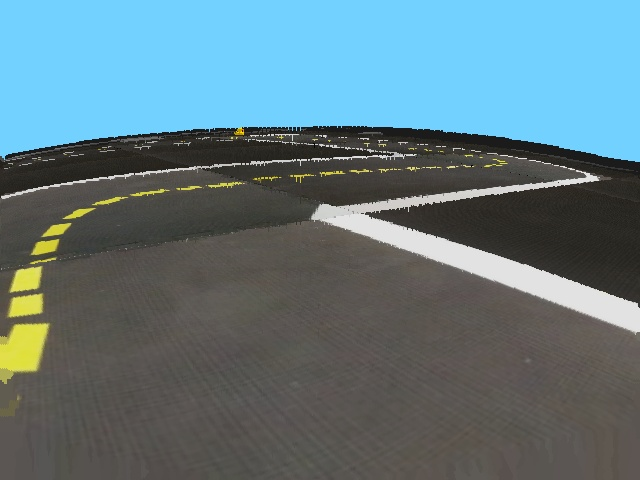
#> input picture Images/image4.png, 640 x 480 px, found by its file name
$ python Computer_vision.py
#> lines starting #> are read from the running program, lines starting #| are printed output that depends on the picture; after the words box and inside, x2 and y2 are one past the last pixel; in counts of white or black regions, pixels touching at a corner belong together
### line_detector/line_detector.py
import cv2
import numpy as np
from collections import namedtuple

Detections = namedtuple('Detections',
                        ['lines', 'normals', 'area', 'centers'])


class LineDetectorHSV():
    """ LineDetectorHSV """

    def __init__(self):
        # Images to be processed
        self.bgr = np.empty(0)
        self.hsv = np.empty(0)
        self.edges = np.empty(0)

        self.dilation_kernel_size = 3
        self.canny_thresholds = np.array([80, 200])
        self.hough_threshold = 2
        self.hough_min_line_length = 3
        self.hough_max_line_gap = 1

        self.hsv_white1 = np.array([0, 0, 150])
        self.hsv_white2 = np.array([180, 100, 255])
        self.hsv_yellow1 = np.array([25, 140, 100])
        self.hsv_yellow2 = np.array([45, 255, 255])
        self.hsv_red1 = np.array([0, 140, 100])
        self.hsv_red2 = np.array([15, 255, 255])
        self.hsv_red3 = np.array([165, 140, 100])
        self.hsv_red4 = np.array([180, 255, 255])

    def _colorFilter(self, color):
        # threshold colors in HSV space
        if color == 'white':
            bw = cv2.inRange(self.hsv, self.hsv_white1, self.hsv_white2)
        elif color == 'yellow':
            bw = cv2.inRange(self.hsv, self.hsv_yellow1, self.hsv_yellow2)
        elif color == 'red':
            bw1 = cv2.inRange(self.hsv, self.hsv_red1, self.hsv_red2)
            bw2 = cv2.inRange(self.hsv, self.hsv_red3, self.hsv_red4)
            bw = cv2.bitwise_or(bw1, bw2)
        else:
            raise Exception('Error: Undefined color strings...')

        # binary dilation
        kernel = cv2.getStructuringElement(cv2.MORPH_ELLIPSE, (self.dilation_kernel_size, self.dilation_kernel_size))
        bw = cv2.dilate(bw, kernel)

        # refine edge for certain color
        edge_color = cv2.bitwise_and(bw, self.edges)

        return bw, edge_color

    def _findEdge(self, gray):
        edges = cv2.Canny(gray, self.canny_thresholds[0], self.canny_thresholds[1], apertureSize=3)

        return edges

    def _HoughLine(self, edge):
        lines = cv2.HoughLinesP(edge, 1, np.pi / 180, self.hough_threshold, np.empty(1), self.hough_min_line_length,
                                self.hough_max_line_gap)
        if lines is not None:
            lines = np.array(lines[:, 0])
        else:
            lines = []
        return lines

    def _checkBounds(self, val, bound):
        val[val < 0] = 0
        val[val >= bound] = bound - 1
        return val

    def _correctPixelOrdering(self, lines, normals):
        flag = ((lines[:, 2] - lines[:, 0]) * normals[:, 1] - (lines[:, 3] - lines[:, 1]) * normals[:, 0]) > 0
        for i in range(len(lines)):
            if flag[i]:
                x1, y1, x2, y2 = lines[i, :]
                lines[i, :] = [x2, y2, x1, y1]

    def _findNormal(self, bw, lines):
        normals = []
        centers = []
        if len(lines) > 0:
            length = np.sum((lines[:, 0:2] - lines[:, 2:4]) ** 2, axis=1, keepdims=True) ** 0.5
            dx = 1. * (lines[:, 3:4] - lines[:, 1:2]) / length
            dy = 1. * (lines[:, 0:1] - lines[:, 2:3]) / length

            centers = np.hstack([(lines[:, 0:1] + lines[:, 2:3]) / 2, (lines[:, 1:2] + lines[:, 3:4]) / 2])
            x3 = (centers[:, 0:1] - 3. * dx).astype('int')
            y3 = (centers[:, 1:2] - 3. * dy).astype('int')
            x4 = (centers[:, 0:1] + 3. * dx).astype('int')
            y4 = (centers[:, 1:2] + 3. * dy).astype('int')
            x3 = self._checkBounds(x3, bw.shape[1])
            y3 = self._checkBounds(y3, bw.shape[0])
            x4 = self._checkBounds(x4, bw.shape[1])
            y4 = self._checkBounds(y4, bw.shape[0])
            flag_signs = (np.logical_and(bw[y3, x3] > 0, bw[y4, x4] == 0)).astype('int') * 2 - 1
            normals = np.hstack([dx, dy]) * flag_signs

            self._correctPixelOrdering(lines, normals)
        return centers, normals

    def detectLines(self, color):

        bw, edge_color = self._colorFilter(color)
        lines = self._HoughLine(edge_color)
        centers, normals = self._findNormal(bw, lines)
        Detections = namedtuple('Detections',
                                ['lines', 'normals', 'area', 'centers'])

        return Detections(lines=lines, normals=normals, area=bw, centers=centers)

    def setImage(self, bgr):
        self.bgr = np.copy(bgr)
        self.hsv = cv2.cvtColor(bgr, cv2.COLOR_BGR2HSV)
        self.edges = self._findEdge(self.bgr)

    def getImage(self):
        return self.bgr

### line_detector/line_detector_plot.py
import numpy as np
import cv2

__all__ = [
    'color_segment',
    'drawNormals',
    'drawLines',
    'drawNormals2',
]

# draw line segments
def drawLines(bgr, lines, paint, p1_color=(0,255,0), p2_color=(0,0,255)):
    if len(lines)>0:
        for x1,y1,x2,y2 in lines:
            cv2.line(bgr, (x1,y1), (x2,y2), paint, 2)
            # cv2.imshow("image",bgr)
            # cv2.waitKey(0)
            if p1_color is not None:
                cv2.circle(bgr, (x1,y1), 2, p1_color)
            if p2_color is not None:
                cv2.circle(bgr, (x2,y2), 2, p2_color)

# draw segment normals
def drawNormals(bgr, lines, normals):
    if len(lines)>0:
        for x1,y1,x2,y2,dx,dy in np.hstack((lines,normals)):
            x3 = int((x1+x2)/2. - 4.*dx)
            y3 = int((y1+y2)/2. - 4.*dy)
            x4 = int((x1+x2)/2. + 4.*dx)
            y4 = int((y1+y2)/2. + 4.*dy)
            cv2.circle(bgr, (x3,y3), 2, (0,255,0))
            cv2.circle(bgr, (x4,y4), 2, (0,0,255))
            # cv2.imshow("normal", bgr)
            # cv2.waitKey(0)

# draw segment normals2
# [10 lines left out: function drawNormals2, not called in this run]

# generate color segments
def color_segment(area_white, area_red, area_yellow):
    B, G, R = 0, 1, 2

    def white(x):
        x = cv2.cvtColor(x, cv2.COLOR_GRAY2BGR)
        return x
    def red(x):
        x = cv2.cvtColor(x, cv2.COLOR_GRAY2BGR)
        x[:,:,R] *= 1
        x[:,:,G] *= 0
        x[:,:,B] *= 0
        return x
    def yellow(x):
        x = cv2.cvtColor(x, cv2.COLOR_GRAY2BGR)
        x[:,:,R] *= 1
        x[:,:,G] *= 1
        x[:,:,B] *= 0
        return x

    h, w = area_white.shape
    orig = [area_white, area_red, area_yellow]
    masks = [white(area_white), red(area_red), yellow(area_yellow)]

    res = np.zeros((h,w,3), dtype=np.uint8)

    for i, m in enumerate(masks):
        nz = (orig[i] > 0) * 1.0
        assert nz.shape == (h, w), nz.shape

        for j in [0, 1, 2]:
            res[:,:,j] = (1-nz) * res[:,:,j].copy() + (nz) * m[:,:,j]

    return res

### Computer_vision.py
import cv2
import numpy as np
from line_detector.line_detector import LineDetectorHSV
from line_detector.line_detector_plot import drawLines, color_segment, drawNormals


def bgr_image(file):
    return cv2.imread(file)
#> returned value is the input picture: shape (480, 640, 3); mean B, G, R 128.8, 121.1, 96.3


if __name__ == '__main__':
    image_cv = bgr_image("/home/bhargav/Pictures/duckei_town/image4.png")

    detector_used = LineDetectorHSV()
    cv2.imshow("image",image_cv)

    image_size = [120, 160]
    top_cutoff = 40
    hei_original, wid_original = image_cv.shape[0:2]
#> hei_original = 480; wid_original = 640

    if image_size[0] != hei_original or image_size[1] != wid_original:
        # image_cv = cv2.GaussianBlur(image_cv, (5,5), 2)
        image_cv = cv2.resize(image_cv, (image_size[1], image_size[0]), interpolation=cv2.INTER_NEAREST)

    image_cv = image_cv[top_cutoff:, :, :]
#> image_cv: shape (80, 160, 3)

    detector_used.setImage(image_cv)
#> in setImage, `self.hsv = cv2.cvtColor(bgr, cv2.COLOR_BGR2HSV)`: self.hsv: shape (80, 160, 3); mean H, S, V 19.4, 29.9, 91.7
#> in _findEdge, `edges = cv2.Canny(gray, self.canny_thresholds[0], self.canny_threshold..`:
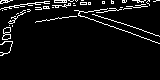
#> edges: shape (80, 160); 6% white in thin lines or dots, all inside (x1, y1, x2, y2) = (0, 0, 160, 56)

    white = detector_used.detectLines('white')
#> in _colorFilter, `bw = cv2.inRange(self.hsv, self.hsv_white1, self.hsv_white2)`: bw: shape (80, 160); 5.6% white; 35 white regions (34 under 20 px), largest, box (x1, y1, x2, y2) and area: (78, 3, 160, 44) 633
#> in _colorFilter, `bw = cv2.dilate(bw, kernel)`: bw: shape (80, 160); 9.5% white; 26 white regions (21 under 20 px), largest, box (x1, y1, x2, y2) and area: (77, 1, 160, 45) 923, (0, 4, 26, 11) 64, (53, 0, 79, 3) 62, (27, 2, 42, 6) 37, (43, 1, 51, 4) 20
#> in _colorFilter, `edge_color = cv2.bitwise_and(bw, self.edges)`: edge_color: shape (80, 160); 3.6% white in thin lines or dots, all inside (x1, y1, x2, y2) = (0, 0, 160, 45)
#> in _HoughLine, `lines = cv2.HoughLinesP(edge, 1, np.pi / 180, self.hough_threshold, np..`: lines = 33 rows, first 6: [139, 36, 151, 40], [133, 7, 140, 7], [127, 31, 137, 35], [144, 31, 152, 33], [152, 41, 159, 43], [54, 2, 66, 2]
#> in _findNormal, `length = np.sum((lines[:, 0:2] - lines[:, 2:4]) ** 2, axis=1, keepdims..`: length = 33 values, max 37.95 at index 12, min 3 at index 9, mean 7.55
#> in _findNormal, `dx = 1. * (lines[:, 3:4] - lines[:, 1:2]) / length`: dx = 33 values, max 0.371 at index 2, min -0.316 at index 29, mean 0.0502
#> in _findNormal, `dy = 1. * (lines[:, 0:1] - lines[:, 2:3]) / length`: dy = 33 values, max -0.928 at index 2, min -1 at index 1, mean -0.981
#> in _findNormal, `centers = np.hstack([(lines[:, 0:1] + lines[:, 2:3]) / 2, (lines[:, 1:..`: centers = 33 pairs, first value 12.5 to 156.5, second value 0 to 42
#> in _findNormal, `x3 = (centers[:, 0:1] - 3. * dx).astype('int')`: x3 = 33 values, max 155 at index 31, min 13 at index 7, mean 95.09
#> in _findNormal, `y3 = (centers[:, 1:2] - 3. * dy).astype('int')`: y3 = 33 values, max 44 at index 4, min 3 at index 23, mean 15.91
#> in _findNormal, `x4 = (centers[:, 0:1] + 3. * dx).astype('int')`: x4 = 33 values, max 157 at index 31, min 11 at index 7, mean 95.45
#> in _findNormal, `y4 = (centers[:, 1:2] + 3. * dy).astype('int')`: y4 = 33 values, max 39 at index 4, min -3 at index 23, mean 10.12
#> in _findNormal, `y4 = self._checkBounds(y4, bw.shape[0])`: y4 = 33 values, max 39 at index 4, min 0 at index 5, mean 10.39
#> in _findNormal, `flag_signs = (np.logical_and(bw[y3, x3] > 0, bw[y4, x4] == 0)).astype(..`: flag_signs = 33 values, max 1 at index 3, min -1 at index 0, mean -0.394
#> in _findNormal, `normals = np.hstack([dx, dy]) * flag_signs`: normals = 33 pairs, first value -0.371 to 0.371, second value -0.986 to 1
#> the loop in _correctPixelOrdering, `for i in range(len(lines)):` made 33 passes
#> (x1, y1, x2, y2) on passes 1, 2, 3, 5, 6, 7, 8, 10, 12, 13, 14, 16: (139, 36, 151, 40), (133, 7, 140, 7), (127, 31, 137, 35), (152, 41, 159, 43), (54, 2, 66, 2), (44, 3, 49, 3), (8, 7, 17, 5), (126, 6, 129, 6), (18, 5, 24, 4), (85, 17, 121, 29), (28, 5, 31, 5), (127, 8, 131, 8)
#> after the loop in _correctPixelOrdering, `for i in range(len(lines)):`: lines = 33 rows, first 6: [151, 40, 139, 36], [140, 7, 133, 7], [137, 35, 127, 31], [144, 31, 152, 33], [159, 43, 152, 41], [66, 2, 54, 2]
    yellow = detector_used.detectLines('yellow')
#> call 2 of _colorFilter, with color = 'yellow'
#> in _colorFilter (call 2), `bw = cv2.inRange(self.hsv, self.hsv_yellow1, self.hsv_yellow2)`: bw: shape (80, 160); 1.7% white; 14 white regions (11 under 20 px), largest, box (x1, y1, x2, y2) and area: (0, 41, 12, 53) 112, (3, 34, 11, 40) 34, (4, 28, 10, 33) 25
#> in _colorFilter (call 2), `bw = cv2.dilate(bw, kernel)`: bw: shape (80, 160); 3% white; 8 white regions (6 under 20 px), largest, box (x1, y1, x2, y2) and area: (0, 27, 13, 54) 246, (7, 11, 24, 27) 85
#> in _colorFilter (call 2), `edge_color = cv2.bitwise_and(bw, self.edges)`:
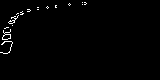
#> edge_color: shape (80, 160); 1.1% white in thin lines or dots, all inside (x1, y1, x2, y2) = (0, 2, 87, 54)
#> the loop in _correctPixelOrdering (call 2), `for i in range(len(lines)):` made 12 passes
#> (x1, y1, x2, y2) on passes 2, 4, 7, 8, 9, 10, 11, 12: (10, 50, 10, 47), (82, 2, 85, 2), (82, 4, 85, 4), (14, 22, 15, 18), (17, 17, 18, 13), (3, 31, 5, 34), (10, 37, 10, 34), (13, 22, 14, 18)
    red = detector_used.detectLines('red')
#> in _colorFilter (call 3), `bw1 = cv2.inRange(self.hsv, self.hsv_red1, self.hsv_red2)`: bw1: shape (80, 160); every value is 0

    arr_cutoff = np.array((0, top_cutoff, 0, top_cutoff))
    arr_ratio = np.array((1. / image_size[1], 1. / image_size[0], 1. / image_size[1], 1. / image_size[0]))

    if len(white.lines) > 0:
        lines_normalized_white = ((white.lines + arr_cutoff) * arr_ratio)
#> lines_normalized_white = 33 rows, first 6: [0.944, 0.667, 0.869, 0.633], [0.875, 0.392, 0.831, 0.392], [0.856, 0.625, 0.794, 0.592], [0.9, 0.592, 0.95, 0.608], [0.994, 0.692, 0.95, 0.675], [0.413, 0.35, 0.338, 0.35]
    if len(yellow.lines) > 0:
        lines_normalized_yellow = ((yellow.lines + arr_cutoff) * arr_ratio)
#> lines_normalized_yellow = [[0.0625, 0.525, 0.0625, 0.5], [0.0625, 0.725, 0.0625, 0.75], [0.0688, 0.475, 0.0938, 0.467], [0.531, 0.35, 0.513, 0.35], [0.025, 0.683, 0.0312, 0.658], [0.0312, 0.567, 0.05, 0.558], [0.531, 0.367, 0.513, 0.367], [0.0938, 0.483, 0.0875, 0.517], [0.113, 0.442, 0.106, 0.475], [0.0312, 0.617, 0.0188, 0.592], [0.0625, 0.617, 0.0625, 0.642], [0.0875, 0.483, 0.0813, 0.517]]
    if len(red.lines) > 0:
        lines_normalized_red = ((red.lines + arr_cutoff) * arr_ratio)

    image_with_lines = np.copy(image_cv)
    drawLines(image_with_lines, white.lines, (0, 0, 0))
#> the loop in drawLines, `for x1,y1,x2,y2 in lines:` made 33 passes
#> (x1, y1, x2, y2) on passes 1 to 12: (151, 40, 139, 36), (140, 7, 133, 7), (137, 35, 127, 31), (144, 31, 152, 33), (159, 43, 152, 41), (66, 2, 54, 2), (49, 3, 44, 3), (17, 5, 8, 7), (130, 26, 135, 27), (129, 6, 126, 6), (80, 11, 86, 12), (24, 4, 18, 5)
    drawLines(image_with_lines, yellow.lines, (255, 0, 0))
#> call 2 of drawLines, with lines = array of shape (12, 4), paint = (255, 0, 0), p1_color = (0, 255, 0), p2_color = (0, 0, 255)
#> the loop in drawLines (call 2), `for x1,y1,x2,y2 in lines:` made 12 passes
#> (x1, y1, x2, y2) on passes 1 to 12: (10, 23, 10, 20), (10, 47, 10, 50), (11, 17, 15, 16), (85, 2, 82, 2), (4, 42, 5, 39), (5, 28, 8, 27), (85, 4, 82, 4), (15, 18, 14, 22), (18, 13, 17, 17), (5, 34, 3, 31), (10, 34, 10, 37), (14, 18, 13, 22)
#> after the loop in drawLines (call 2), `for x1,y1,x2,y2 in lines:`:
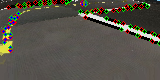
#> bgr: shape (80, 160, 3); mean B, G, R 71.9, 81.9, 85.4
    drawLines(image_with_lines, red.lines, (0, 255, 0))

    drawNormals(image_with_lines, white.lines, white.normals)
#> the loop in drawNormals, `for x1,y1,x2,y2,dx,dy in np.hstack((lines,normals)):` made 33 passes
#> (x1, y1, x2, y2, dx, dy, x3, y3) on passes 1 to 12: (151, 40, 139, 36, -0.316, 0.949, 146, 34), (140, 7, 133, 7, 0, 1, 136, 3), (137, 35, 127, 31, -0.371, 0.928, 133, 29), (144, 31, 152, 33, 0.243, -0.97, 147, 35), (159, 43, 152, 41, -0.275, 0.962, 156, 38), (66, 2, 54, 2, 0, 1, 60, -2), (49, 3, 44, 3, 0, 1, 46, -1), (17, 5, 8, 7, 0.217, 0.976, 11, 2), (130, 26, 135, 27, 0.196, -0.981, 131, 30), (129, 6, 126, 6, 0, 1, 127, 2), (80, 11, 86, 12, 0.164, -0.986, 82, 15), (24, 4, 18, 5, 0.164, 0.986, 20, 0)
#> after the loop in drawNormals, `for x1,y1,x2,y2,dx,dy in np.hstack((lines,normals)):`:
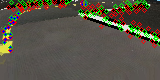
#> bgr: shape (80, 160, 3); 3.41% of pixels changed, all inside (x1, y1, x2, y2) = (9, 0, 160, 48)
    drawNormals(image_with_lines, yellow.lines, yellow.normals)
#> the loop in drawNormals (call 2), `for x1,y1,x2,y2,dx,dy in np.hstack((lines,normals)):` made 12 passes
#> (x1, y1, x2, y2, dx, dy, x3, y3) on passes 1 to 12: (10, 23, 10, 20, -1, 0, 14, 21), (10, 47, 10, 50, 1, 0, 6, 48), (11, 17, 15, 16, -0.243, -0.97, 13, 20), (85, 2, 82, 2, 0, 1, 83, -2), (4, 42, 5, 39, -0.949, -0.316, 8, 41), (5, 28, 8, 27, -0.316, -0.949, 7, 31), (85, 4, 82, 4, 0, 1, 83, 0), (15, 18, 14, 22, 0.97, 0.243, 10, 19), (18, 13, 17, 17, 0.97, 0.243, 13, 14), (5, 34, 3, 31, -0.832, 0.555, 7, 30), (10, 34, 10, 37, 1, 0, 6, 35), (14, 18, 13, 22, 0.97, 0.243, 9, 19)
#> after the loop in drawNormals (call 2), `for x1,y1,x2,y2,dx,dy in np.hstack((lines,normals)):`:
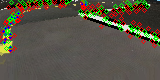
#> bgr: shape (80, 160, 3); 1.16% of pixels changed, all inside (x1, y1, x2, y2) = (0, 0, 86, 51)

    colorSegment = color_segment(white.area, red.area, yellow.area)
#> in red, `x = cv2.cvtColor(x, cv2.COLOR_GRAY2BGR)`: x: shape (80, 160, 3); every value is 0
#> in yellow, `x[:,:,B] *= 0`:
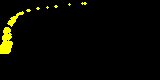
#> x: shape (80, 160, 3); mean B, G, R 0, 7.6, 7.6
#> the loop in color_segment, `for i, m in enumerate(masks):` made 3 passes
#> after the loop in color_segment, `for i, m in enumerate(masks):`:
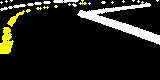
#> res: shape (80, 160, 3); mean B, G, R 23.9, 31.5, 31.5
    edge = detector_used.edges

    cv2.imshow("image with lines", image_with_lines)
    cv2.imshow("color segment", colorSegment)
    cv2.imshow("edge ", edge)
    cv2.waitKey(0)
